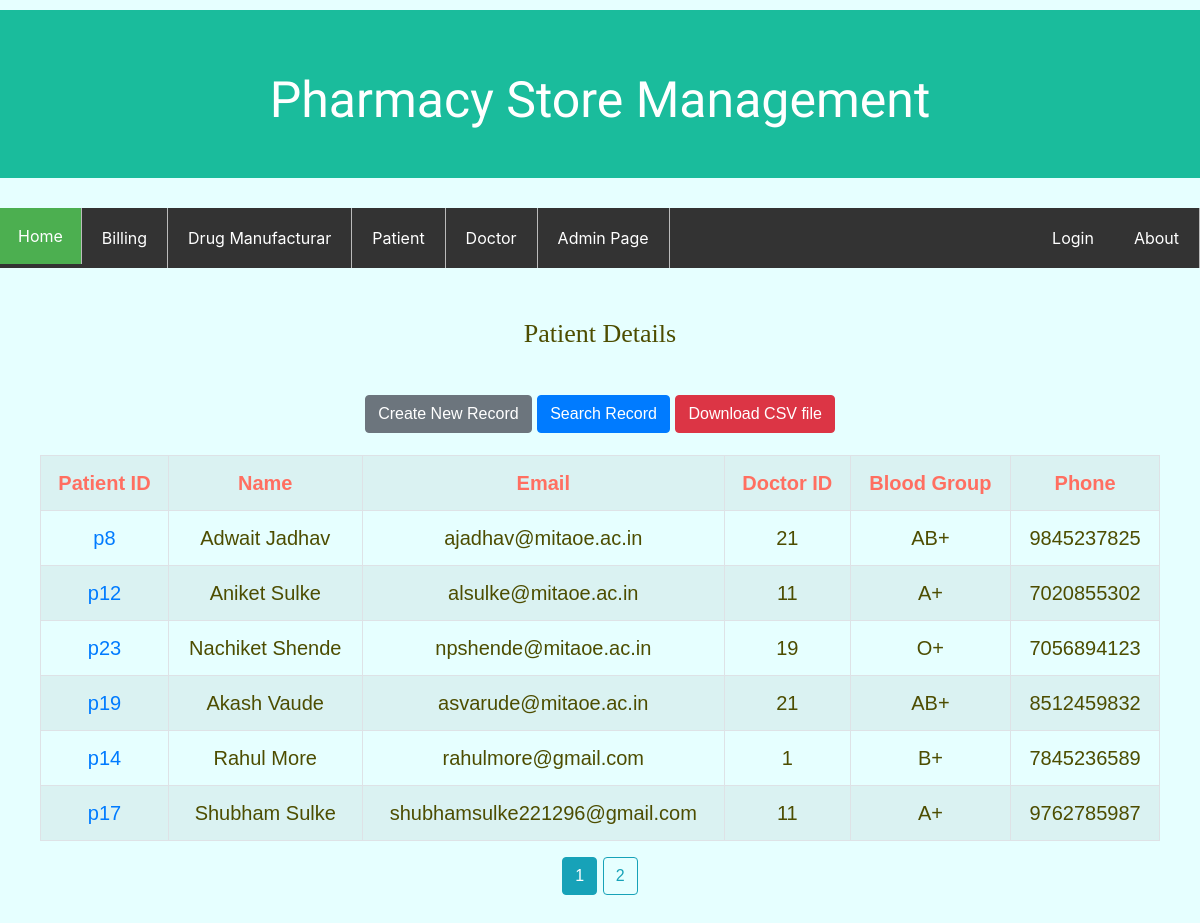
The page /patient/ on the database its author committed.
### blog/models.py (models this page shows, shortened)
class Patient(models.Model) :
	patient_id = models.CharField(max_length=30, primary_key = True)
	name = models.CharField(max_length = 30)
	email = models.CharField(max_length = 30)
	doctor = models.ForeignKey(Doctor, on_delete = models.CASCADE)
	blood_group = models.CharField(max_length = 5)
	phone = models.CharField(max_length = 10)
	author = models.ForeignKey(User, on_delete = models.CASCADE)

class Doctor(models.Model) :
	doctor_id = models.CharField(max_length=100, primary_key = True)
	doctor_name = models.TextField()
	speciality = models.TextField(blank = True)
	date_posted = models.DateTimeField(default = timezone.now)
	author = models.ForeignKey(User, on_delete = models.CASCADE)
	def __str__(self) :
		return self.doctor_id

### blog/views.py (the view)
# urls.py: path('patient/', PostListView_p.as_view(), name = 'patient' ),
class PostListView_p(ListView) :
	model = Patient
	template_name = 'blog/patient.html'
	context_object_name = 'posts_p'
	paginate_by = 6

### blog/templates/blog/patient.html
{%extends "blog/base.html"%}
{%block content%}
<div class="container">
	<p style="font-size: 26px; font-family: fantasy"> Patient Details </p>
</div>
	<a class="btn btn-secondary mt-3" href="{% url 'patient-view'%}">Create New Record</a>
	<a class="btn btn-primary mt-3" href="{% url 'search'%}">Search Record</a>
	<a class="btn btn-danger mt-3" href="{% url 'patient-download'%}">Download CSV file</a>
	<table class="table table-striped table-bordered table-hover table-condensed" style="border-width: 10; margin-top: 2%">
			<tr style="color: #ff6f61">
				<th>Patient ID</th>
				<th>Name</th>
				<th>Email</th>
				<th>Doctor ID</th>
				<th>Blood Group</th>
				<th>Phone</th>
			</tr>
		{% for post in posts_p %}
			<tr>
				<td><a href="{% url 'patient-detail' post.patient_id%}">{{post.patient_id}}</a></td>
				<td>{{post.name}}</td>
				<td>{{post.email}}</td>
				<td>{{post.doctor}}</td>
				<td>{{post.blood_group}}</td>
				<td>{{post.phone}}</td>
			</tr>
		{%endfor%}
			</table>
			{% for page in page_obj.paginator.page_range %}
			{% if page_obj.number == page %}
				<a class="btn btn-info mb-4" href=" ?page={{ page }}">{{page}}</a>
			{% elif page > page_obj.number|add:'-3' and page < page_obj.number|add:'3'%}
				<a class="btn btn-outline-info mb-4" href="?page={{page}}">{{page}}</a>
			{% endif %}
		{%endfor%}
{%endblock content%}

### blog/static/blog/main.css (style rules this page uses)
body { background-color: #e6ffff; text-align: center; }
p { font-family: Arbutus Slab; }
div.container { padding: 10px; }
div { color: #4d4d00; margin-top: 10px; font-family: arial; font-size: 20px; padding: 0; }

### rows shown on the page
Patient: patient_id "p8", name "Adwait Jadhav", email "ajadhav@mitaoe.ac.in", doctor "21", blood_group "AB+", phone "9845237825"
Patient: patient_id "p12", name "Aniket Sulke", email "alsulke@mitaoe.ac.in", doctor "11", blood_group "A+", phone "7020855302"
Patient: patient_id "p23", name "Nachiket Shende", email "npshende@mitaoe.ac.in", doctor "19", blood_group "O+", phone "7056894123"
Patient: patient_id "p19", name "Akash Vaude", email "asvarude@mitaoe.ac.in", doctor "21", blood_group "AB+", phone "8512459832"
Patient: patient_id "p14", name "Rahul More", email "rahulmore@gmail.com", doctor "1", blood_group "B+", phone "7845236589"
Patient: patient_id "p17", name "Shubham Sulke", email "shubhamsulke221296@gmail.com", doctor "11", blood_group "A+", phone "9762785987"

### other values the page prints
{{ page }} "1"
{{ page }} "2"
